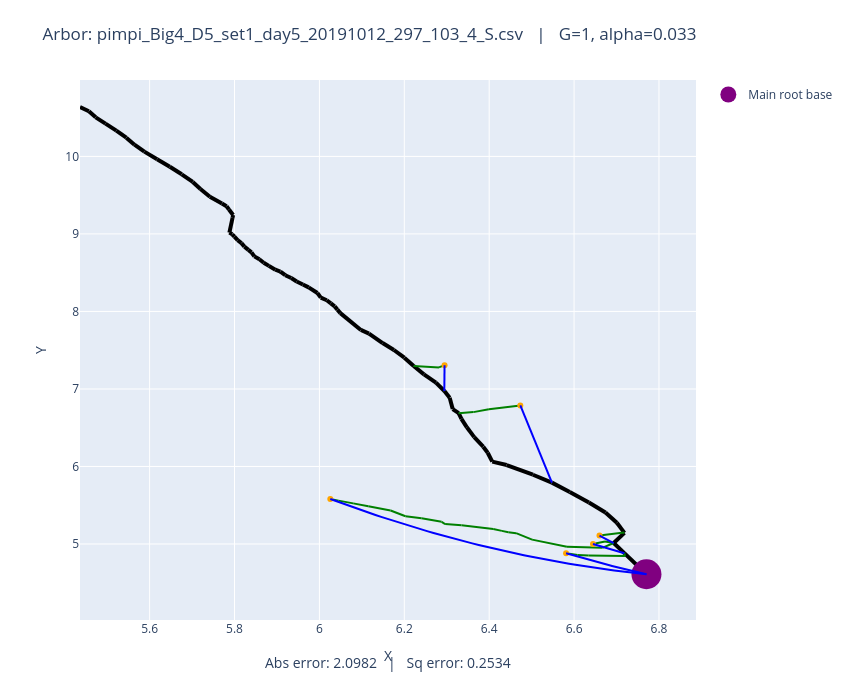

Here is the notebook cell this chart was saved with:
### Code cell
# Plot both observed and optimized
plot_arbors(fname, 1, 0.033)

### Figure 1 — Plotly figure (JSON) as saved in the notebook; plotly's stock layout.template omitted (floating-point values rounded to 4 significant figures)
{"data": [{"line": {"color": "black", "width": 4}, "mode": "lines", "showlegend": false, "type": "scatter", "x": [6.77, 6.718], "y": [4.61, 4.882]}, {"line": {"color": "black", "width": 4}, "mode": "lines", "showlegend": false, "type": "scatter", "x": [6.718, 6.693], "y": [4.882, 5.013]}, {"line": {"color": "black", "width": 4}, "mode": "lines", "showlegend": false, "type": "scatter", "x": [6.693, 6.719], "y": [5.013, 5.144]}, {"line": {"color": "black", "width": 4}, "mode": "lines", "showlegend": false, "type": "scatter", "x": [6.719, 6.701], "y": [5.144, 5.274]}, {"line": {"color": "black", "width": 4}, "mode": "lines", "showlegend": false, "type": "scatter", "x": [6.701, 6.674], "y": [5.274, 5.406]}, {"line": {"color": "black", "width": 4}, "mode": "lines", "showlegend": false, "type": "scatter", "x": [6.674, 6.635], "y": [5.406, 5.536]}, {"line": {"color": "black", "width": 4}, "mode": "lines", "showlegend": false, "type": "scatter", "x": [6.635, 6.59], "y": [5.536, 5.672]}, {"line": {"color": "black", "width": 4}, "mode": "lines", "showlegend": false, "type": "scatter", "x": [6.59, 6.548], "y": [5.672, 5.792]}, {"line": {"color": "black", "width": 4}, "mode": "lines", "showlegend": false, "type": "scatter", "x": [6.548, 6.503], "y": [5.792, 5.894]}, {"line": {"color": "black", "width": 4}, "mode": "lines", "showlegend": false, "type": "scatter", "x": [6.503, 6.441], "y": [5.894, 6.019]}, {"line": {"color": "black", "width": 4}, "mode": "lines", "showlegend": false, "type": "scatter", "x": [6.441, 6.407], "y": [6.019, 6.063]}, {"line": {"color": "black", "width": 4}, "mode": "lines", "showlegend": false, "type": "scatter", "x": [6.407, 6.396], "y": [6.063, 6.177]}, {"line": {"color": "black", "width": 4}, "mode": "lines", "showlegend": false, "type": "scatter", "x": [6.396, 6.386], "y": [6.177, 6.255]}, {"line": {"color": "black", "width": 4}, "mode": "lines", "showlegend": false, "type": "scatter", "x": [6.386, 6.365], "y": [6.255, 6.379]}, {"line": {"color": "black", "width": 4}, "mode": "lines", "showlegend": false, "type": "scatter", "x": [6.365, 6.347], "y": [6.379, 6.505]}, {"line": {"color": "black", "width": 4}, "mode": "lines", "showlegend": false, "type": "scatter", "x": [6.347, 6.335], "y": [6.505, 6.615]}, {"line": {"color": "black", "width": 4}, "mode": "lines", "showlegend": false, "type": "scatter", "x": [6.335, 6.328], "y": [6.615, 6.688]}, {"line": {"color": "black", "width": 4}, "mode": "lines", "showlegend": false, "type": "scatter", "x": [6.328, 6.314], "y": [6.688, 6.741]}, {"line": {"color": "black", "width": 4}, "mode": "lines", "showlegend": false, "type": "scatter", "x": [6.314, 6.307], "y": [6.741, 6.888]}, {"line": {"color": "black", "width": 4}, "mode": "lines", "showlegend": false, "type": "scatter", "x": [6.307, 6.294], "y": [6.888, 6.973]}, {"line": {"color": "black", "width": 4}, "mode": "lines", "showlegend": false, "type": "scatter", "x": [6.294, 6.275], "y": [6.973, 7.082]}, {"line": {"color": "black", "width": 4}, "mode": "lines", "showlegend": false, "type": "scatter", "x": [6.275, 6.246], "y": [7.082, 7.188]}, {"line": {"color": "black", "width": 4}, "mode": "lines", "showlegend": false, "type": "scatter", "x": [6.246, 6.222], "y": [7.188, 7.296]}, {"line": {"color": "black", "width": 4}, "mode": "lines", "showlegend": false, "type": "scatter", "x": [6.222, 6.2], "y": [7.296, 7.404]}, {"line": {"color": "black", "width": 4}, "mode": "lines", "showlegend": false, "type": "scatter", "x": [6.2, 6.176], "y": [7.404, 7.502]}, {"line": {"color": "black", "width": 4}, "mode": "lines", "showlegend": false, "type": "scatter", "x": [6.176, 6.149], "y": [7.502, 7.592]}, {"line": {"color": "black", "width": 4}, "mode": "lines", "showlegend": false, "type": "scatter", "x": [6.149, 6.117], "y": [7.592, 7.715]}, {"line": {"color": "black", "width": 4}, "mode": "lines", "showlegend": false, "type": "scatter", "x": [6.117, 6.098], "y": [7.715, 7.761]}, {"line": {"color": "black", "width": 4}, "mode": "lines", "showlegend": false, "type": "scatter", "x": [6.098, 6.049], "y": [7.761, 7.978]}, {"line": {"color": "black", "width": 4}, "mode": "lines", "showlegend": false, "type": "scatter", "x": [6.049, 6.042], "y": [7.978, 8.023]}, {"line": {"color": "black", "width": 4}, "mode": "lines", "showlegend": false, "type": "scatter", "x": [6.042, 6.036], "y": [8.023, 8.065]}, {"line": {"color": "black", "width": 4}, "mode": "lines", "showlegend": false, "type": "scatter", "x": [6.036, 6.027], "y": [8.065, 8.104]}, {"line": {"color": "black", "width": 4}, "mode": "lines", "showlegend": false, "type": "scatter", "x": [6.027, 6.017], "y": [8.104, 8.145]}, {"line": {"color": "black", "width": 4}, "mode": "lines", "showlegend": false, "type": "scatter", "x": [6.017, 6.003], "y": [8.145, 8.179]}, {"line": {"color": "black", "width": 4}, "mode": "lines", "showlegend": false, "type": "scatter", "x": [6.003, 5.995], "y": [8.179, 8.238]}, {"line": {"color": "black", "width": 4}, "mode": "lines", "showlegend": false, "type": "scatter", "x": [5.995, 5.975], "y": [8.238, 8.31]}, {"line": {"color": "black", "width": 4}, "mode": "lines", "showlegend": false, "type": "scatter", "x": [5.975, 5.961], "y": [8.31, 8.347]}, {"line": {"color": "black", "width": 4}, "mode": "lines", "showlegend": false, "type": "scatter", "x": [5.961, 5.946], "y": [8.347, 8.387]}, {"line": {"color": "black", "width": 4}, "mode": "lines", "showlegend": false, "type": "scatter", "x": [5.946, 5.934], "y": [8.387, 8.431]}, {"line": {"color": "black", "width": 4}, "mode": "lines", "showlegend": false, "type": "scatter", "x": [5.934, 5.92], "y": [8.431, 8.467]}, {"line": {"color": "black", "width": 4}, "mode": "lines", "showlegend": false, "type": "scatter", "x": [5.92, 5.908], "y": [8.467, 8.515]}, {"line": {"color": "black", "width": 4}, "mode": "lines", "showlegend": false, "type": "scatter", "x": [5.908, 5.896], "y": [8.515, 8.538]}, {"line": {"color": "black", "width": 4}, "mode": "lines", "showlegend": false, "type": "scatter", "x": [5.896, 5.881], "y": [8.538, 8.588]}, {"line": {"color": "black", "width": 4}, "mode": "lines", "showlegend": false, "type": "scatter", "x": [5.881, 5.869], "y": [8.588, 8.629]}, {"line": {"color": "black", "width": 4}, "mode": "lines", "showlegend": false, "type": "scatter", "x": [5.869, 5.859], "y": [8.629, 8.673]}, {"line": {"color": "black", "width": 4}, "mode": "lines", "showlegend": false, "type": "scatter", "x": [5.859, 5.847], "y": [8.673, 8.711]}, {"line": {"color": "black", "width": 4}, "mode": "lines", "showlegend": false, "type": "scatter", "x": [5.847, 5.84], "y": [8.711, 8.762]}, {"line": {"color": "black", "width": 4}, "mode": "lines", "showlegend": false, "type": "scatter", "x": [5.84, 5.833], "y": [8.762, 8.795]}, {"line": {"color": "black", "width": 4}, "mode": "lines", "showlegend": false, "type": "scatter", "x": [5.833, 5.823], "y": [8.795, 8.836]}, {"line": {"color": "black", "width": 4}, "mode": "lines", "showlegend": false, "type": "scatter", "x": [5.823, 5.816], "y": [8.836, 8.881]}, {"line": {"color": "black", "width": 4}, "mode": "lines", "showlegend": false, "type": "scatter", "x": [5.816, 5.807], "y": [8.881, 8.919]}, {"line": {"color": "black", "width": 4}, "mode": "lines", "showlegend": false, "type": "scatter", "x": [5.807, 5.8], "y": [8.919, 8.964]}, {"line": {"color": "black", "width": 4}, "mode": "lines", "showlegend": false, "type": "scatter", "x": [5.8, 5.795], "y": [8.964, 8.995]}, {"line": {"color": "black", "width": 4}, "mode": "lines", "showlegend": false, "type": "scatter", "x": [5.795, 5.788], "y": [8.995, 9.017]}, {"line": {"color": "black", "width": 4}, "mode": "lines", "showlegend": false, "type": "scatter", "x": [5.788, 5.795], "y": [9.017, 9.208]}, {"line": {"color": "black", "width": 4}, "mode": "lines", "showlegend": false, "type": "scatter", "x": [5.795, 5.797], "y": [9.208, 9.244]}, {"line": {"color": "black", "width": 4}, "mode": "lines", "showlegend": false, "type": "scatter", "x": [5.797, 5.787], "y": [9.244, 9.315]}, {"line": {"color": "black", "width": 4}, "mode": "lines", "showlegend": false, "type": "scatter", "x": [5.787, 5.781], "y": [9.315, 9.357]}, {"line": {"color": "black", "width": 4}, "mode": "lines", "showlegend": false, "type": "scatter", "x": [5.781, 5.77], "y": [9.357, 9.392]}, {"line": {"color": "black", "width": 4}, "mode": "lines", "showlegend": false, "type": "scatter", "x": [5.77, 5.742], "y": [9.392, 9.479]}, {"line": {"color": "black", "width": 4}, "mode": "lines", "showlegend": false, "type": "scatter", "x": [5.742, 5.72], "y": [9.479, 9.58]}, {"line": {"color": "black", "width": 4}, "mode": "lines", "showlegend": false, "type": "scatter", "x": [5.72, 5.702], "y": [9.58, 9.671]}, {"line": {"color": "black", "width": 4}, "mode": "lines", "showlegend": false, "type": "scatter", "x": [5.702, 5.676], "y": [9.671, 9.77]}, {"line": {"color": "black", "width": 4}, "mode": "lines", "showlegend": false, "type": "scatter", "x": [5.676, 5.648], "y": [9.77, 9.867]}, {"line": {"color": "black", "width": 4}, "mode": "lines", "showlegend": false, "type": "scatter", "x": [5.648, 5.618], "y": [9.867, 9.965]}, {"line": {"color": "black", "width": 4}, "mode": "lines", "showlegend": false, "type": "scatter", "x": [5.618, 5.588], "y": [9.965, 10.06]}, {"line": {"color": "black", "width": 4}, "mode": "lines", "showlegend": false, "type": "scatter", "x": [5.588, 5.564], "y": [10.06, 10.15]}, {"line": {"color": "black", "width": 4}, "mode": "lines", "showlegend": false, "type": "scatter", "x": [5.564, 5.545], "y": [10.15, 10.24]}, {"line": {"color": "black", "width": 4}, "mode": "lines", "showlegend": false, "type": "scatter", "x": [5.545, 5.522], "y": [10.24, 10.33]}, {"line": {"color": "black", "width": 4}, "mode": "lines", "showlegend": false, "type": "scatter", "x": [5.522, 5.496], "y": [10.33, 10.42]}, {"line": {"color": "black", "width": 4}, "mode": "lines", "showlegend": false, "type": "scatter", "x": [5.496, 5.473], "y": [10.42, 10.5]}, {"line": {"color": "black", "width": 4}, "mode": "lines", "showlegend": false, "type": "scatter", "x": [5.473, 5.457], "y": [10.5, 10.58]}, {"line": {"color": "black", "width": 4}, "mode": "lines", "showlegend": false, "type": "scatter", "x": [5.457, 5.436], "y": [10.58, 10.64]}, {"line": {"color": "green", "width": 2}, "mode": "lines", "showlegend": false, "type": "scatter", "x": [6.66, 6.717], "y": [5.109, 5.147]}, {"line": {"color": "green", "width": 2}, "mode": "lines", "showlegend": false, "type": "scatter", "x": [6.717, 6.719], "y": [5.147, 5.144]}, {"line": {"color": "green", "width": 2}, "mode": "lines", "showlegend": false, "type": "scatter", "x": [6.645, 6.673], "y": [5.001, 5.034]}, {"line": {"color": "green", "width": 2}, "mode": "lines", "showlegend": false, "type": "scatter", "x": [6.673, 6.693], "y": [5.034, 5.013]}, {"line": {"color": "green", "width": 2}, "mode": "lines", "showlegend": false, "type": "scatter", "x": [6.026, 6.045], "y": [5.581, 5.559]}, {"line": {"color": "green", "width": 2}, "mode": "lines", "showlegend": false, "type": "scatter", "x": [6.045, 6.08], "y": [5.559, 5.524]}, {"line": {"color": "green", "width": 2}, "mode": "lines", "showlegend": false, "type": "scatter", "x": [6.08, 6.115], "y": [5.524, 5.486]}, {"line": {"color": "green", "width": 2}, "mode": "lines", "showlegend": false, "type": "scatter", "x": [6.115, 6.168], "y": [5.486, 5.433]}, {"line": {"color": "green", "width": 2}, "mode": "lines", "showlegend": false, "type": "scatter", "x": [6.168, 6.203], "y": [5.433, 5.358]}, {"line": {"color": "green", "width": 2}, "mode": "lines", "showlegend": false, "type": "scatter", "x": [6.203, 6.241], "y": [5.358, 5.332]}, {"line": {"color": "green", "width": 2}, "mode": "lines", "showlegend": false, "type": "scatter", "x": [6.241, 6.288], "y": [5.332, 5.286]}, {"line": {"color": "green", "width": 2}, "mode": "lines", "showlegend": false, "type": "scatter", "x": [6.288, 6.296], "y": [5.286, 5.257]}, {"line": {"color": "green", "width": 2}, "mode": "lines", "showlegend": false, "type": "scatter", "x": [6.296, 6.335], "y": [5.257, 5.241]}, {"line": {"color": "green", "width": 2}, "mode": "lines", "showlegend": false, "type": "scatter", "x": [6.335, 6.41], "y": [5.241, 5.194]}, {"line": {"color": "green", "width": 2}, "mode": "lines", "showlegend": false, "type": "scatter", "x": [6.41, 6.43], "y": [5.194, 5.169]}, {"line": {"color": "green", "width": 2}, "mode": "lines", "showlegend": false, "type": "scatter", "x": [6.43, 6.445], "y": [5.169, 5.151]}, {"line": {"color": "green", "width": 2}, "mode": "lines", "showlegend": false, "type": "scatter", "x": [6.445, 6.463], "y": [5.151, 5.14]}, {"line": {"color": "green", "width": 2}, "mode": "lines", "showlegend": false, "type": "scatter", "x": [6.463, 6.501], "y": [5.14, 5.056]}, {"line": {"color": "green", "width": 2}, "mode": "lines", "showlegend": false, "type": "scatter", "x": [6.501, 6.583], "y": [5.056, 4.963]}, {"line": {"color": "green", "width": 2}, "mode": "lines", "showlegend": false, "type": "scatter", "x": [6.583, 6.667], "y": [4.963, 4.951]}, {"line": {"color": "green", "width": 2}, "mode": "lines", "showlegend": false, "type": "scatter", "x": [6.667, 6.693], "y": [4.951, 5.013]}, {"line": {"color": "green", "width": 2}, "mode": "lines", "showlegend": false, "type": "scatter", "x": [6.581, 6.608], "y": [4.88, 4.86]}, {"line": {"color": "green", "width": 2}, "mode": "lines", "showlegend": false, "type": "scatter", "x": [6.608, 6.634], "y": [4.86, 4.851]}, {"line": {"color": "green", "width": 2}, "mode": "lines", "showlegend": false, "type": "scatter", "x": [6.634, 6.72], "y": [4.851, 4.845]}, {"line": {"color": "green", "width": 2}, "mode": "lines", "showlegend": false, "type": "scatter", "x": [6.72, 6.718], "y": [4.845, 4.882]}, {"line": {"color": "green", "width": 2}, "mode": "lines", "showlegend": false, "type": "scatter", "x": [6.295, 6.282], "y": [7.307, 7.278]}, {"line": {"color": "green", "width": 2}, "mode": "lines", "showlegend": false, "type": "scatter", "x": [6.282, 6.222], "y": [7.278, 7.296]}, {"line": {"color": "green", "width": 2}, "mode": "lines", "showlegend": false, "type": "scatter", "x": [6.473, 6.399], "y": [6.788, 6.737]}, {"line": {"color": "green", "width": 2}, "mode": "lines", "showlegend": false, "type": "scatter", "x": [6.399, 6.363], "y": [6.737, 6.701]}, {"line": {"color": "green", "width": 2}, "mode": "lines", "showlegend": false, "type": "scatter", "x": [6.363, 6.328], "y": [6.701, 6.688]}, {"marker": {"color": "orange"}, "mode": "markers", "showlegend": false, "type": "scatter", "x": [6.66], "y": [5.109]}, {"marker": {"color": "orange"}, "mode": "markers", "showlegend": false, "type": "scatter", "x": [6.645], "y": [5.001]}, {"marker": {"color": "orange"}, "mode": "markers", "showlegend": false, "type": "scatter", "x": [6.026], "y": [5.581]}, {"marker": {"color": "orange"}, "mode": "markers", "showlegend": false, "type": "scatter", "x": [6.581], "y": [4.88]}, {"marker": {"color": "orange"}, "mode": "markers", "showlegend": false, "type": "scatter", "x": [6.295], "y": [7.307]}, {"marker": {"color": "orange"}, "mode": "markers", "showlegend": false, "type": "scatter", "x": [6.473], "y": [6.788]}, {"marker": {"color": "purple", "size": 30}, "mode": "markers", "name": "Main root base", "type": "scatter", "x": [6.77], "y": [4.61]}, {"line": {"color": "blue"}, "mode": "lines", "showlegend": false, "type": "scatter", "x": [6.66, 6.661, 6.661, 6.662, 6.663, 6.663, 6.664, 6.665, 6.665, 6.666, 6.667, 6.667, 6.668, 6.669, 6.669, 6.67, 6.671, 6.671, 6.672, 6.673, 6.674, 6.674, 6.675, 6.676, 6.676, 6.677, 6.678, 6.678, 6.679, 6.68, 6.68, 6.681, 6.682, 6.682, 6.683, 6.684, 6.684, 6.685, 6.686, 6.686, 6.687, 6.688, 6.689, 6.689, 6.69, 6.691, 6.691, 6.692, 6.693, 6.693], "y": [5.109, 5.107, 5.105, 5.103, 5.101, 5.099, 5.097, 5.095, 5.093, 5.091, 5.089, 5.087, 5.085, 5.083, 5.082, 5.08, 5.078, 5.076, 5.074, 5.072, 5.07, 5.068, 5.066, 5.064, 5.062, 5.06, 5.058, 5.056, 5.054, 5.052, 5.05, 5.048, 5.046, 5.044, 5.042, 5.04, 5.038, 5.036, 5.034, 5.032, 5.03, 5.028, 5.026, 5.024, 5.022, 5.021, 5.019, 5.017, 5.015, 5.013]}, {"line": {"color": "blue"}, "mode": "lines", "showlegend": false, "type": "scatter", "x": [6.645, 6.646, 6.648, 6.649, 6.651, 6.652, 6.654, 6.655, 6.657, 6.658, 6.66, 6.661, 6.663, 6.664, 6.666, 6.667, 6.669, 6.67, 6.672, 6.673, 6.675, 6.676, 6.678, 6.679, 6.681, 6.682, 6.684, 6.685, 6.687, 6.688, 6.69, 6.691, 6.693, 6.694, 6.696, 6.697, 6.699, 6.7, 6.702, 6.703, 6.705, 6.706, 6.708, 6.709, 6.711, 6.712, 6.714, 6.715, 6.717, 6.718], "y": [5.001, 4.998, 4.996, 4.993, 4.991, 4.988, 4.986, 4.983, 4.981, 4.978, 4.976, 4.973, 4.971, 4.968, 4.966, 4.963, 4.961, 4.958, 4.956, 4.953, 4.951, 4.948, 4.946, 4.944, 4.941, 4.939, 4.936, 4.934, 4.931, 4.929, 4.927, 4.924, 4.922, 4.919, 4.917, 4.915, 4.912, 4.91, 4.908, 4.905, 4.903, 4.9, 4.898, 4.896, 4.893, 4.891, 4.889, 4.886, 4.884, 4.882]}, {"line": {"color": "blue"}, "mode": "lines", "showlegend": false, "type": "scatter", "x": [6.026, 6.041, 6.056, 6.071, 6.086, 6.102, 6.117, 6.132, 6.147, 6.162, 6.178, 6.193, 6.208, 6.223, 6.238, 6.254, 6.269, 6.284, 6.299, 6.314, 6.33, 6.345, 6.36, 6.375, 6.39, 6.406, 6.421, 6.436, 6.451, 6.466, 6.482, 6.497, 6.512, 6.527, 6.542, 6.558, 6.573, 6.588, 6.603, 6.618, 6.634, 6.649, 6.664, 6.679, 6.694, 6.71, 6.725, 6.74, 6.755, 6.77], "y": [5.581, 5.55, 5.52, 5.49, 5.46, 5.431, 5.403, 5.374, 5.347, 5.32, 5.293, 5.267, 5.241, 5.215, 5.19, 5.166, 5.142, 5.118, 5.095, 5.073, 5.051, 5.029, 5.008, 4.987, 4.967, 4.947, 4.928, 4.909, 4.89, 4.872, 4.855, 4.838, 4.821, 4.805, 4.789, 4.774, 4.759, 4.745, 4.731, 4.718, 4.705, 4.693, 4.681, 4.669, 4.658, 4.648, 4.637, 4.628, 4.619, 4.61]}, {"line": {"color": "blue"}, "mode": "lines", "showlegend": false, "type": "scatter", "x": [6.581, 6.585, 6.589, 6.593, 6.597, 6.6, 6.604, 6.608, 6.612, 6.616, 6.62, 6.624, 6.628, 6.631, 6.635, 6.639, 6.643, 6.647, 6.651, 6.655, 6.658, 6.662, 6.666, 6.67, 6.674, 6.678, 6.682, 6.685, 6.689, 6.693, 6.697, 6.701, 6.705, 6.709, 6.713, 6.716, 6.72, 6.724, 6.728, 6.732, 6.736, 6.74, 6.743, 6.747, 6.751, 6.755, 6.759, 6.763, 6.767, 6.77], "y": [4.88, 4.874, 4.868, 4.862, 4.855, 4.849, 4.843, 4.837, 4.831, 4.825, 4.819, 4.813, 4.807, 4.801, 4.796, 4.79, 4.784, 4.778, 4.773, 4.767, 4.761, 4.756, 4.75, 4.744, 4.739, 4.733, 4.728, 4.722, 4.717, 4.712, 4.706, 4.701, 4.695, 4.69, 4.685, 4.68, 4.675, 4.669, 4.664, 4.659, 4.654, 4.649, 4.644, 4.639, 4.634, 4.629, 4.624, 4.619, 4.615, 4.61]}, {"line": {"color": "blue"}, "mode": "lines", "showlegend": false, "type": "scatter", "x": [6.294, 6.294, 6.294, 6.294, 6.294, 6.294, 6.294, 6.294, 6.294, 6.294, 6.294, 6.294, 6.294, 6.294, 6.294, 6.294, 6.294, 6.294, 6.294, 6.294, 6.294, 6.295, 6.295, 6.295, 6.295, 6.295, 6.295, 6.295, 6.295, 6.295, 6.295, 6.295, 6.295, 6.295, 6.295, 6.295, 6.295, 6.295, 6.295, 6.295, 6.295, 6.295, 6.295, 6.295, 6.295, 6.295, 6.295, 6.295, 6.295, 6.295], "y": [6.975, 6.982, 6.988, 6.995, 7.002, 7.009, 7.015, 7.022, 7.029, 7.036, 7.043, 7.049, 7.056, 7.063, 7.07, 7.077, 7.083, 7.09, 7.097, 7.104, 7.11, 7.117, 7.124, 7.131, 7.138, 7.144, 7.151, 7.158, 7.165, 7.172, 7.178, 7.185, 7.192, 7.199, 7.206, 7.212, 7.219, 7.226, 7.233, 7.239, 7.246, 7.253, 7.26, 7.267, 7.273, 7.28, 7.287, 7.294, 7.301, 7.307]}, {"line": {"color": "blue"}, "mode": "lines", "showlegend": false, "type": "scatter", "x": [6.473, 6.475, 6.476, 6.478, 6.479, 6.481, 6.482, 6.484, 6.486, 6.487, 6.489, 6.49, 6.492, 6.493, 6.495, 6.496, 6.498, 6.499, 6.501, 6.502, 6.504, 6.505, 6.507, 6.508, 6.51, 6.511, 6.513, 6.514, 6.516, 6.517, 6.519, 6.52, 6.522, 6.523, 6.525, 6.527, 6.528, 6.53, 6.531, 6.533, 6.534, 6.536, 6.537, 6.539, 6.54, 6.542, 6.543, 6.545, 6.546, 6.548], "y": [6.788, 6.768, 6.747, 6.727, 6.706, 6.686, 6.666, 6.645, 6.625, 6.604, 6.584, 6.563, 6.543, 6.523, 6.502, 6.482, 6.462, 6.441, 6.421, 6.4, 6.38, 6.36, 6.339, 6.319, 6.299, 6.278, 6.258, 6.238, 6.217, 6.197, 6.177, 6.156, 6.136, 6.116, 6.095, 6.075, 6.055, 6.035, 6.014, 5.994, 5.974, 5.954, 5.933, 5.913, 5.893, 5.873, 5.852, 5.832, 5.812, 5.792]}], "layout": {"annotations": [{"font": {"size": 14}, "showarrow": false, "text": "Abs error: 2.0982   |   Sq error: 0.2534", "x": 0.5, "xref": "paper", "y": -0.1, "yref": "paper"}], "height": 700, "margin": {"b": 80, "t": 80}, "title": {"text": "Arbor: pimpi_Big4_D5_set1_day5_20191012_297_103_4_S.csv   |   G=1, alpha=0.033"}, "width": 850, "xaxis": {"autorange": true, "range": [5.436, 6.888], "title": {"text": "X"}, "type": "linear"}, "yaxis": {"autorange": true, "range": [4.02, 10.99], "title": {"text": "Y"}, "type": "linear"}}}
